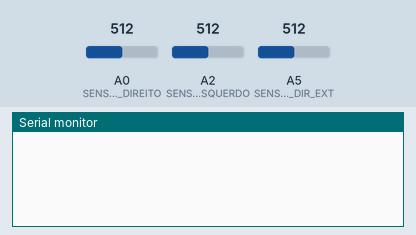
Recording of a sketch running on a simulated Arduino Uno, built with avr-gcc and run on an emulated ATmega328P. On the bench: the last lines printed to the serial monitor. Inputs (shaded band) come from the test bench; at power-on: A0 (SENSOR_DIREITO) = 512, A2 (SENSOR_ESQUERDO) = 512, A5 (SENSOR_DIR_EXT) = 512.

Above: at 1.2 s.
1.3 s: A0 (SENSOR_DIREITO) set to 0
At 2.2 s:
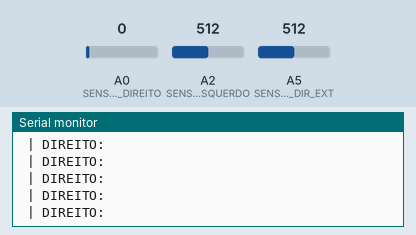
3.3 s: A2 (SENSOR_ESQUERDO) set to 0
At 3.51 s:
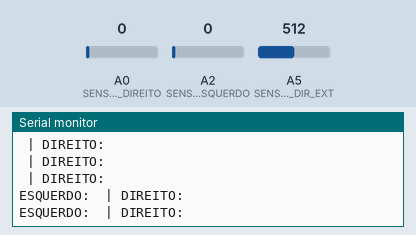
5.3 s: A5 (SENSOR_DIR_EXT) set to 0
At 5.57 s:
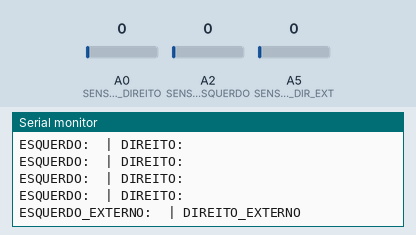
7.1 s: A0 (SENSOR_DIREITO) set to 122
At 7.14 s:
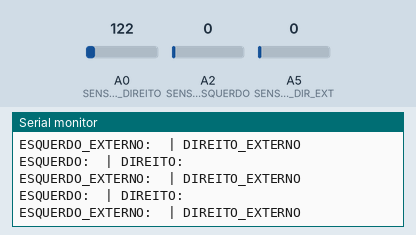
8.8 s: A2 (SENSOR_ESQUERDO) set to 122
At 8.97 s:
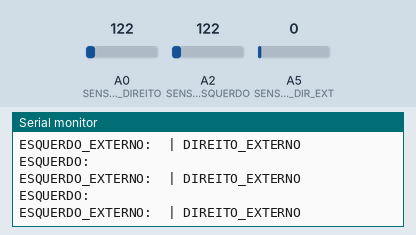
11.8 s: A0 (SENSOR_DIREITO) set to 0
At 11.8 s:
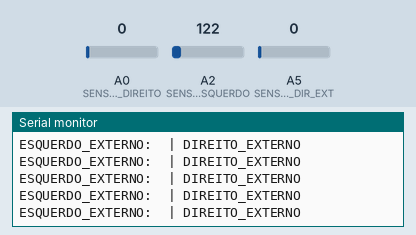

Measured:
- after the input at 1.3 s, the serial monitor: prints a new line after 0.14 s (image 1)
- after the input at 3.3 s, the serial monitor: prints a new line after 0.15 s (image 2)
- after the input at 5.3 s, the serial monitor: prints a new line after 0.20 s (image 3)

The sketch:

SensorLuminosidade.ino
```cpp
#include <Arduino.h>

const int SENSOR_ESQUERDO = A2;
const int SENSOR_DIREITO = A0;
const int SENSOR_ESQ_EXT = A2;
const int SENSOR_DIR_EXT = A5;

int leitura_esquerdo = 0;
int leitura_direito = 0;
int leitura_esq_ext = 0;
int leitura_dir_ext  = 0;

void setup() {
  Serial.begin(4800);
  pinMode(SENSOR_ESQUERDO, INPUT);
  pinMode(SENSOR_DIREITO, INPUT);
  pinMode(SENSOR_ESQ_EXT, INPUT);
  pinMode(SENSOR_DIR_EXT, INPUT);
}

void loop() {
  leitura_esquerdo = analogRead(SENSOR_ESQUERDO);
  leitura_direito = analogRead(SENSOR_DIREITO);
  leitura_esq_ext = analogRead(SENSOR_ESQ_EXT);
  leitura_dir_ext = analogRead(SENSOR_DIR_EXT);

  Serial.print("ESQUERDO: " + leitura_esquerdo);
  Serial.println(" | DIREITO: " + leitura_direito);
  Serial.print("ESQUERDO_EXTERNO: " + leitura_dir_ext);
  Serial.println(" | DIREITO_EXTERNO " + leitura_dir_ext);
}
```
